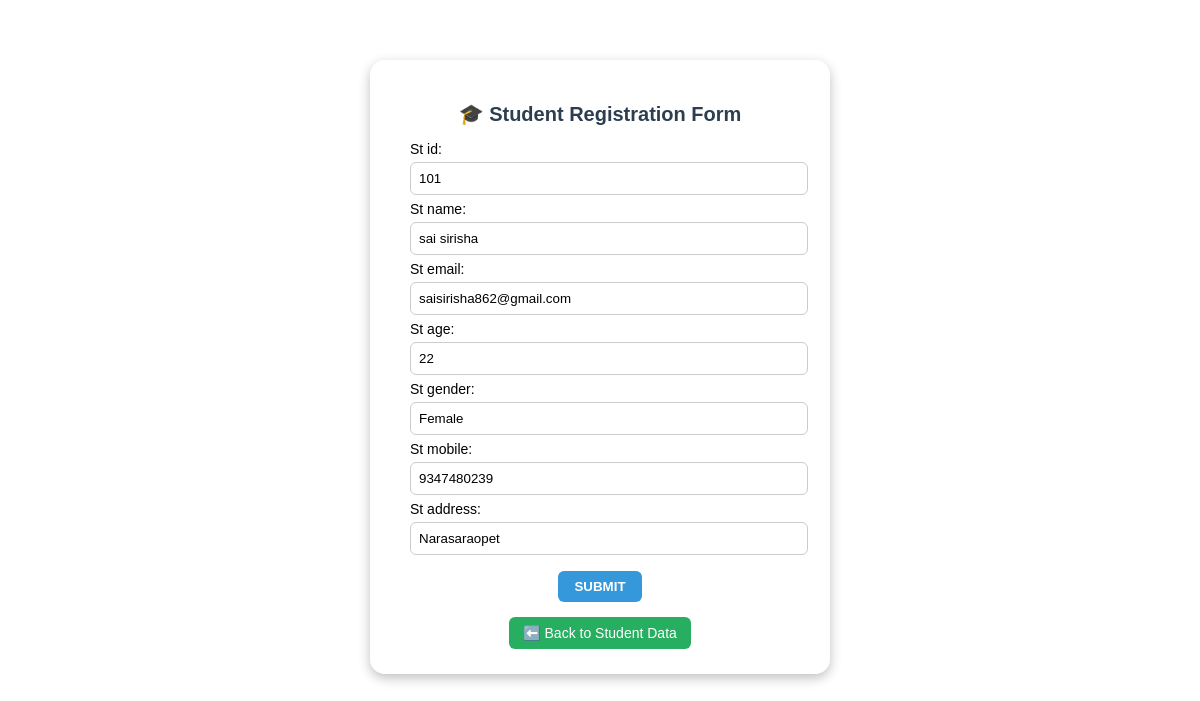
The page /st_up/1/ on the database its author committed.
### app1/models.py (models this page shows, shortened)
class student(models.Model):
    st_id = models.IntegerField()
    st_name = models.CharField(max_length=50)
    st_email = models.EmailField(unique=True)
    st_age = models.IntegerField()
    st_gender = models.CharField(max_length=20)
    st_mobile = models.BigIntegerField()
    st_address = models.CharField(max_length=100)

### app1/views.py (the view)
# urls.py: path('st_up/<int:id>/', stu_update, name='st_up'),
def stu_update(request,id):
    data = student.objects.get(id=id)
    if request.method == 'POST':
        form = st_form(request.POST, instance=data)
        if form.is_valid():
            form.save()
            return redirect('stu_d1')
    else:
        form = st_form(instance=data)
    context = {
        'form' : form
    }
    return render(request, 'student/st_form.html', context)

### app1/forms.py
class st_form(forms.ModelForm):
    class Meta:
        model = student
        fields = '__all__'

### templates/student/st_form.html (shortened to what this page needs)
{% load static %}
<!DOCTYPE html>
<html lang="en">
<head>
    <link rel="stylesheet" href="{% static 'student/stfo.css' %}">
</head>
<body>
    <div class="form-container">
        <h2>🎓 Student Registration Form</h2>
        <form method="post" action="">
            {{ form.as_p }}
            <button type="submit" class="btn">SUBMIT</button>
        </form>
        <a href="{% url 'stu_d1' %}" class="back-btn">⬅️ Back to Student Data</a>
    </div>
</body>
</html>

### static/student/stfo.css (style rules this page uses)
body { background-image: url('https://media.istockphoto.com/id/2213856810/photo/back-to-school-concept-frame-of-school-supplies-on-a-green-chalkboard.webp?a=1&b=1&s=612x612&w=0&k=20&c=RD5m1jDMYdXYfcxBkoyiY6e2cVhiF1xNidRjhhFPHA0='); background-size: cover; background-position: center; font-family: 'Poppins', sans-serif; display: flex; justify-content: center; align-items: flex-start; min-height: 100vh; margin: 0; padding-top: 60px; }
.form-container { background: rgba(255, 255, 255, 0.92); padding: 25px 40px; border-radius: 15px; box-shadow: 0 4px 12px rgba(0, 0, 0, 0.25); text-align: center; width: 380px; }
.form-container h2 { color: #2c3e50; margin-bottom: 15px; font-size: 20px; }
form p { text-align: left; margin: 6px 0; font-size: 14px; }
input, select, textarea { width: 100%; padding: 8px; margin-top: 5px; border: 1px solid #ccc; border-radius: 6px; outline: none; }
.btn { background-color: #3498db; color: white; border: none; padding: 8px 16px; border-radius: 6px; margin-top: 10px; cursor: pointer; font-weight: bold; transition: 0.3s ease; }
.back-btn { display: inline-block; margin-top: 15px; text-decoration: none; background-color: #27ae60; color: white; padding: 8px 14px; border-radius: 6px; font-size: 14px; transition: 0.3s; }

### rows shown on the page
student: st_id "101", st_name "sai sirisha", st_email "saisirisha862@gmail.com", st_age "22", st_gender "Female", st_mobile "9347480239", st_address "Narasaraopet"
